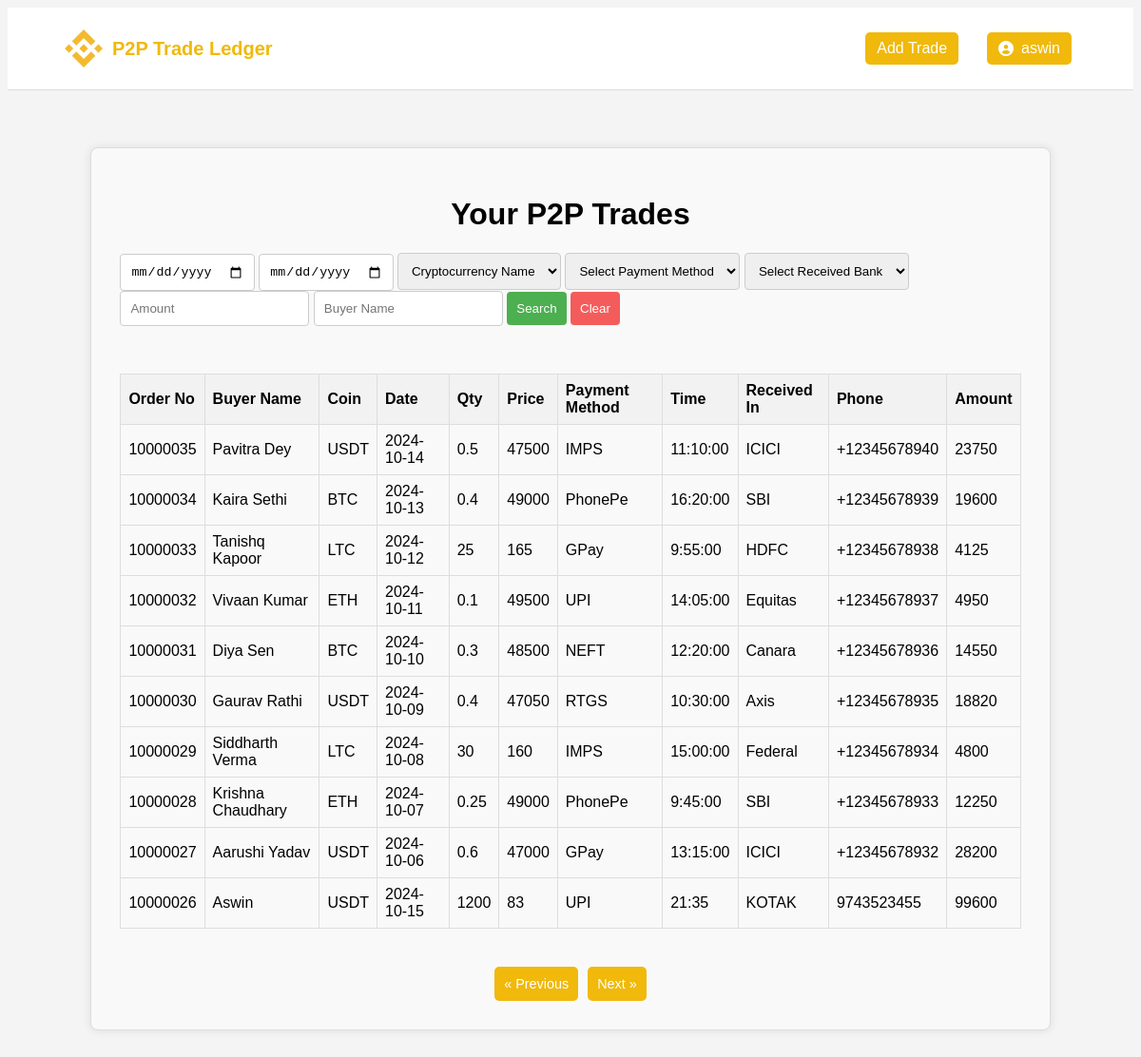
/search?page=2 (signed in), run on the app's committed database.
### tables this page shows
CREATE TABLE buyer (
    id INTEGER PRIMARY KEY AUTOINCREMENT,  -- Buyer ID
    OrderNo BIGINT NOT NULL,               -- Binance order number (references trade.OrderNo)
    Name VARCHAR(100) NOT NULL,            -- Name of the buyer
    Phone VARCHAR(15),                     -- Contact number (optional)
    user_id INTEGER,                       -- User ID (references users.id)
    FOREIGN KEY (OrderNo) REFERENCES trade(OrderNo)
);

CREATE TABLE price (
    id INTEGER PRIMARY KEY AUTOINCREMENT,  -- Price ID
    OrderNo BIGINT NOT NULL,               -- Binance order number (references trade.OrderNo)
    UnitPrice DECIMAL(10, 2) NOT NULL,     -- Price per unit of crypto
    Quantity DECIMAL(10, 2) NOT NULL,      -- Quantity traded (crypto amount)
    TotalFiat DECIMAL(10, 2) NOT NULL,     -- Total fiat value of the trade
    user_id INTEGER,                       -- User ID (references users.id, to filter data per user)
    FOREIGN KEY (OrderNo) REFERENCES trade(OrderNo)
);

CREATE TABLE trade (
    id INTEGER PRIMARY KEY AUTOINCREMENT,  -- Trade ID
    user_id INTEGER NOT NULL,               -- References users.id (important for filtering user-specific data)
    OrderNo BIGINT NOT NULL,                -- Binance order number
    TradeDate DATE NOT NULL,                -- Date of the trade
    TradeTime TIME NOT NULL,                -- Time of the trade
    UnitPrice DECIMAL(10, 2) NOT NULL,      -- Price per unit of crypto
    Quantity DECIMAL(10, 2) NOT NULL,       -- Quantity traded (crypto amount)
    TotalFiat DECIMAL(10, 2) NOT NULL, Coin text,      -- Total fiat value of the trade
    FOREIGN KEY (user_id) REFERENCES users(id) -- Foreign key to link to users table
);

CREATE TABLE payment_methods (
    id INTEGER PRIMARY KEY AUTOINCREMENT,  -- Payment method ID
    OrderNo BIGINT NOT NULL,               -- Binance order number (references trade.OrderNo)
    PaymentMethod VARCHAR(50) NOT NULL,    -- Payment method used (e.g., UPI, bank transfer)
    ReceivedIn VARCHAR(50),                -- Platform where funds were received (e.g., bank account, UPI)
    user_id INTEGER,                       -- User ID (references users.id)
    FOREIGN KEY (OrderNo) REFERENCES trade(OrderNo)
);

### app.py (the view)
@app.route('/search', methods=['GET', 'POST'])
def search():
    if 'user_id' not in session:
        flash('Please log in to continue.', 'warning')
        return redirect(url_for('login'))
    user_id = session['user_id']
    page = request.args.get('page', 1, type=int)
    limit = 10
    offset = (page - 1) * limit
    conn = get_db_connection()
    payment_methods_query = "SELECT DISTINCT PaymentMethod FROM payment_methods"
    received_bank_query = "SELECT DISTINCT ReceivedIn FROM payment_methods"
    payment_methods = [row[0] for row in conn.execute(payment_methods_query).fetchall()]
    received_banks = [row[0] for row in conn.execute(received_bank_query).fetchall()]
    coins = ['BTC', 'ETH', 'LTC', 'USDT', 'USDC', 'BNB', 'SOL', 'XRP', 'TRX', 'BCH']
    start_date = request.form.get('start_date') if request.method == 'POST' else request.args.get('start_date')
    end_date = request.form.get('end_date') if request.method == 'POST' else request.args.get('end_date')
    coin = request.form.get('coin', '').upper() if request.method == 'POST' else request.args.get('coin', '').upper()
    payment_method = request.form.get('payment_method', '') if request.method == 'POST' else request.args.get('payment_method', '')
    received_in = request.form.get('received_in', '') if request.method == 'POST' else request.args.get('received_in', '')
    amount = request.form.get('amount', '') if request.method == 'POST' else request.args.get('amount', '')
    buyer_name = request.form.get('buyer_name', '').upper() if request.method == 'POST' else request.args.get('buyer_name', '').upper()
    trades = []
    total_trades = 0
    query = '''
        SELECT trade.OrderNo, trade.Coin, trade.TradeDate, trade.TradeTime,
               price.UnitPrice, price.Quantity, price.TotalFiat,
               payment_methods.PaymentMethod, payment_methods.ReceivedIn,
               buyer.Name, buyer.Phone
        FROM trade
        JOIN price ON trade.OrderNo = price.OrderNo
        JOIN payment_methods ON trade.OrderNo = payment_methods.OrderNo
        JOIN buyer ON trade.OrderNo = buyer.OrderNo
        WHERE trade.user_id = ?
    '''
    params = [user_id]
    if start_date and end_date:
        query += ' AND trade.TradeDate BETWEEN ? AND ?'
        params.extend([start_date, end_date])
    if coin:
        query += ' AND UPPER(trade.Coin) = ?'
        params.append(coin)
    if payment_method:
        query += ' AND payment_methods.PaymentMethod = ?'
        params.append(payment_method)
    if received_in:
        query += ' AND payment_methods.ReceivedIn = ?'
        params.append(received_in)
    if amount:
        query += ' AND price.TotalFiat = ?'
        params.append(float(amount))
    if buyer_name:
        query += ' AND UPPER(buyer.Name) = ?'
        params.append(buyer_name)
    query += ' ORDER BY trade.OrderNo DESC LIMIT ? OFFSET ?'
    params.extend([limit, offset])
    cur = conn.cursor()
    cur.execute(query, params)
    trades = [dict(trade) for trade in cur.fetchall()]
    count_query = '''
        SELECT COUNT(*)
        FROM trade
        JOIN price ON trade.OrderNo = price.OrderNo
        JOIN payment_methods ON trade.OrderNo = payment_methods.OrderNo
        JOIN buyer ON trade.OrderNo = buyer.OrderNo
        WHERE trade.user_id = ?
    '''
    count_params = [user_id]
    if start_date and end_date:
        count_query += ' AND trade.TradeDate BETWEEN ? AND ?'
        count_params.extend([start_date, end_date])
    if coin:
        count_query += ' AND UPPER(trade.Coin) = ?'
        count_params.append(coin)
    if payment_method:
        count_query += ' AND payment_methods.PaymentMethod = ?'
        count_params.append(payment_method)
    if received_in:
        count_query += ' AND payment_methods.ReceivedIn = ?'
        count_params.append(received_in)
    if amount:
        count_query += ' AND price.TotalFiat = ?'
        count_params.append(float(amount))
    if buyer_name:
        count_query += ' AND UPPER(buyer.Name) = ?'
        count_params.append(buyer_name)
    total_trades = conn.execute(count_query, count_params).fetchone()[0]
    conn.close()
    total_pages = (total_trades + limit - 1) // limit  # Calculate total pages
    searching = request.method == 'POST'  # True if the user is searching
    return render_template('index.html', trades=trades, page=page, total_pages=total_pages, coins=coins,
                           payment_methods=payment_methods, received_banks=received_banks, searching=searching)

### app.py (called while the page is built)
def get_db_connection():
    conn = sqlite3.connect('p2p_trades.db')
    conn.row_factory = sqlite3.Row
    return conn

### templates/index.html (shortened to what this page needs)
<!DOCTYPE html>
<html lang="en">
<head>
    <link rel="stylesheet" href="{{ url_for('static', filename='style.css') }}">
    <link rel="stylesheet" href="https://cdnjs.cloudflare.com/ajax/libs/font-awesome/6.0.0-beta3/css/all.min.css">
</head>
<body>
    <nav class="navbar">
        <a href="/search" class="navbar-brand">
            <img src="{{ url_for('static', filename='binance_logo.png') }}" alt="Binance Logo">
            <span>P2P Trade Ledger</span>
        </a>
        <ul class="navbar-links">
            <li><a href="/add_trade" class="button button-common">Add Trade</a></li>
            <li class="dropdown">
                <a href="#" class="button button-common profile-icon">
                    <i class="fas fa-user-circle"></i>
                    <span class="username">{{ session['username'] }}</span>
                </a>
            </li>
        </ul>
    </nav>
    <div class="container">
        <h1>Your P2P Trades</h1>
        <div class="search-box">
            <form method="POST" action="{{ url_for('search') }}">
                <input type="date" name="start_date" placeholder="Start Date">
                <input type="date" name="end_date" placeholder="End Date">
                <select name="coin">
                    <option value="">Cryptocurrency Name</option>
                </select>
                <select name="payment_method">
                    <option value="">Select Payment Method</option>
                </select>
                <select name="received_in">
                    <option value="">Select Received Bank</option>
                </select>
                <input type="text" name="amount" placeholder="Amount">
                <input type="text" name="buyer_name" placeholder="Buyer Name">
                <button type="submit">Search</button>
                <a href="/search"><button class="search-btn" style="background-color: #f45c5c;">Clear</button></a>
            </form>
        </div>
        <div class="table-container">
            <table>
                <thead>
                    <tr>
                        <th>Order No</th>
                        <th>Buyer Name</th>
                        <th>Coin</th>
                        <th>Date</th>
                        <th>Qty</th>
                        <th>Price</th>
                        <th>Payment Method</th>
                        <th>Time</th>
                        <th>Received In</th>
                        <th>Phone</th>
                        <th>Amount</th>
                    </tr>
                </thead>
                <tbody>
                    {% for trade in trades %}
                    <tr>
                        <td>{{ trade['OrderNo'] }}</td>
                        <td>{{ trade['Name'] }}</td>
                        <td>{{ trade['Coin'] }}</td>
                        <td>{{ trade['TradeDate'] }}</td>
                        <td>{{ trade['Quantity'] }}</td>
                        <td>{{ trade['UnitPrice'] }}</td>
                        <td>{{ trade['PaymentMethod'] }}</td>
                        <td>{{ trade['TradeTime'] }}</td>
                        <td>{{ trade['ReceivedIn'] }}</td>
                        <td>{{ trade['Phone'] }}</td>
                        <td>{{ trade['TotalFiat'] }}</td>
                    </tr>
                    {% endfor %}
                </tbody>
            </table>
        </div>
        <div class="pagination">
            {% if page > 1 %}
            <a href="{{ url_for('search', page=page - 1, **request.form) }}" class="button">&laquo; Previous</a>
            {% endif %}
            {% if page < total_pages %}
            <a href="{{ url_for('search', page=page + 1, **request.form) }}" class="button">Next &raquo;</a>
            {% endif %}
        </div>
    </div>
</body>
</html>

### static/style.css (style rules this page uses)
body { font-family: Arial, sans-serif; background-color: #f4f4f4; }
.container { width: 80%; margin: auto; background: white; padding: 20px; box-shadow: 0 0 10px rgba(0,0,0,0.1); margin-top: 50px; }
h1 { text-align: center; }
form { margin-bottom: 20px; }
table { width: 100%; border-collapse: collapse; margin: 20px 0; }
table, th, td { border: 1px solid #ddd; }
th, td { padding: 8px; text-align: left; }
th { background-color: #f2f2f2; }
button { background-color: #4CAF50; color: white; padding: 10px; border: none; cursor: pointer; }
.navbar { background-color: #ffffff; padding: 10px; }
.navbar-brand { color: rgb(0, 0, 0); font-size: 1.5em; text-decoration: none; }
.navbar-links { list-style-type: none; display: flex; justify-content: flex-end; }
.navbar-links li { margin-left: 20px; position: relative; }
.button { background-color: #ffffff; color: #007bff; border-radius: 5px; padding: 5px 10px; text-decoration: none; font-size: 0.9em; transition: background-color 0.3s, color 0.3s; }
.profile-icon { font-size: 1.5em; cursor: pointer; }
.dropdown { position: relative; }
.search-box { margin: 20px 0; }
.table-container { margin-top: 20px; }
table { width: 100%; border-collapse: collapse; }
th, td { border: 1px solid #ddd; padding: 8px; text-align: left; }
.pagination { display: flex; justify-content: center; margin-top: 20px; }
.pagination .button { margin: 0 5px; background-color: #F0B90B; color: white; padding: 10px; text-decoration: none; border-radius: 5px; }
.button-common { display: inline-block; padding: 10px 20px; font-size: 16px; border-radius: 4px; text-align: center; margin: 0 5px; }

### templates/index.html (style rules this page uses)
.container { max-width: 1400px; margin: 60px auto; padding: 30px; border: 1px solid #ddd; border-radius: 8px; background-color: #f9f9f9; }
.search-box { display: flex; flex-wrap: wrap; gap: 10px; margin-bottom: 20px; }
.search-box input, .search-box select { flex: 1 1 200px; padding: 10px; border: 1px solid #ccc; border-radius: 4px; box-sizing: border-box; }
.search-box button { padding: 10px; background-color: #4CAF50; color: white; border: none; border-radius: 4px; cursor: pointer; }
.table-container { overflow-x: auto; }
table { width: 100%; border-collapse: collapse; margin-top: 10px; }
th, td { padding: 8px; text-align: left; border: 1px solid #ddd; }
th { background-color: #f2f2f2; }
.pagination { margin-top: 20px; }
.pagination a { padding: 10px 15px; background-color: #4CAF50; color: white; text-decoration: none; border-radius: 4px; margin: 0 5px; }
.navbar { display: flex; justify-content: space-between; align-items: center; padding: 10px 60px; background-color: white; border-bottom: 1px solid #ddd; }
.navbar-brand { display: flex; align-items: center; }
.navbar-brand img { height: 40px; margin-right: 10px; }
.navbar-brand span { color: #F0B90B; font-size: 20px; font-weight: bold; }
.navbar-links { display: flex; align-items: center; }
.navbar-links li { list-style-type: none; margin-left: 20px; }
.button-common { color: white; text-decoration: none; padding: 8px 12px; background-color: #F0B90B; border-radius: 5px; }
.dropdown { position: relative; display: inline-block; }
.profile-icon { display: flex; align-items: center; }
.username { margin-left: 8px; }

### data on the page
buyer: username "aswin"
price: OrderNo "10000035", Name "Pavitra Dey", Coin "USDT", TradeDate "2024-10-14", Quantity "0.5", UnitPrice "47500", PaymentMethod "IMPS", TradeTime "11:10:00", ReceivedIn "ICICI", Phone "+12345678940", TotalFiat "23750"
price: OrderNo "10000034", Name "Kaira Sethi", Coin "BTC", TradeDate "2024-10-13", Quantity "0.4", UnitPrice "49000", PaymentMethod "PhonePe", TradeTime "16:20:00", ReceivedIn "SBI", Phone "+12345678939", TotalFiat "19600"
price: OrderNo "10000033", Name "Tanishq Kapoor", Coin "LTC", TradeDate "2024-10-12", Quantity "25", UnitPrice "165", PaymentMethod "GPay", TradeTime "9:55:00", ReceivedIn "HDFC", Phone "+12345678938", TotalFiat "4125"
price: OrderNo "10000032", Name "Vivaan Kumar", Coin "ETH", TradeDate "2024-10-11", Quantity "0.1", UnitPrice "49500", PaymentMethod "UPI", TradeTime "14:05:00", ReceivedIn "Equitas", Phone "+12345678937", TotalFiat "4950"
price: OrderNo "10000031", Name "Diya Sen", Coin "BTC", TradeDate "2024-10-10", Quantity "0.3", UnitPrice "48500", PaymentMethod "NEFT", TradeTime "12:20:00", ReceivedIn "Canara", Phone "+12345678936", TotalFiat "14550"
price: OrderNo "10000030", Name "Gaurav Rathi", Coin "USDT", TradeDate "2024-10-09", Quantity "0.4", UnitPrice "47050", PaymentMethod "RTGS", TradeTime "10:30:00", ReceivedIn "Axis", Phone "+12345678935", TotalFiat "18820"
price: OrderNo "10000029", Name "Siddharth Verma", Coin "LTC", TradeDate "2024-10-08", Quantity "30", UnitPrice "160", PaymentMethod "IMPS", TradeTime "15:00:00", ReceivedIn "Federal", Phone "+12345678934", TotalFiat "4800"
price: OrderNo "10000028", Name "Krishna Chaudhary", Coin "ETH", TradeDate "2024-10-07", Quantity "0.25", UnitPrice "49000", PaymentMethod "PhonePe", TradeTime "9:45:00", ReceivedIn "SBI", Phone "+12345678933", TotalFiat "12250"
price: OrderNo "10000027", Name "Aarushi Yadav", Coin "USDT", TradeDate "2024-10-06", Quantity "0.6", UnitPrice "47000", PaymentMethod "GPay", TradeTime "13:15:00", ReceivedIn "ICICI", Phone "+12345678932", TotalFiat "28200"
price: OrderNo "10000026", Name "Aswin", Coin "USDT", TradeDate "2024-10-15", Quantity "1200", UnitPrice "83", PaymentMethod "UPI", TradeTime "21:35", ReceivedIn "KOTAK", Phone "9743523455", TotalFiat "99600"
